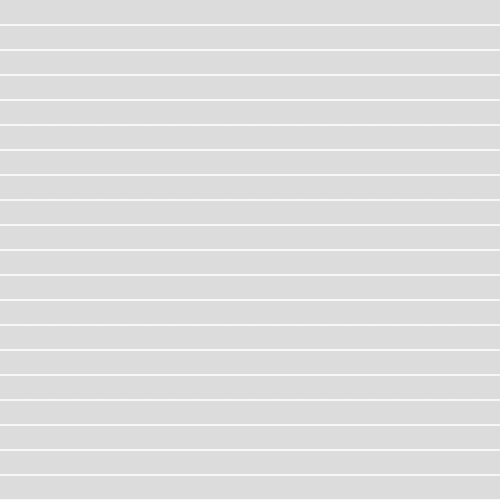
Frame 1 (no input)
Frame 60 (no input): identical to frame 1, image omitted
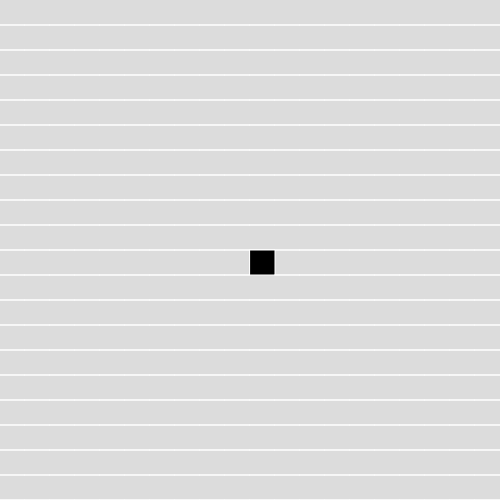
Frame 120 (the mouse pressed at the canvas centre since frame 60)

The p5.js sketch that drew these frames (run headless with seeded random() and noise() and a simulated clock; from frame 60 on, the mouse is pressed at the canvas centre):

// p5.js sketch
// ── sketch.js
var cells = [];
var cellSize = 25;
var nbCells = 0;
var activeCells = [];
var flowSpeed = 30;
var maxLiquid = 100;
var epsilon = 0.0001;
var totalAmount = 0;
var currentCursorCellId;


function mouseDragged(){
  mouseEvent();
}

function mousePressed(){
  mouseEvent();
}

function mouseEvent(){
  var x = floor(nbCells * (mouseX / width));
  var y = floor(nbCells * (mouseY / height));
  var cId = x + y * nbCells;

  if (cId != currentCursorCellId){
    currentCursorCellId = cId;
    if (mouseButton == LEFT){
      if(keyCode == CONTROL){
        addWater(cId);
      }else{
        addWall(cId);
      }
    }
  }

}

function setup() {
  createCanvas(500, 500);
  nbCells = floor(width / cellSize); // assume a square

  for(var i = 0; i < nbCells; i++){
    for(var j = 0; j < nbCells; j++){
        cells.push(new Cell(j, i, 0, false));
    }
  }

  //Set neighboors
  for(var i = 0; i < cells.length; i++){
      cells[i].neighboors = getNeighboors(i);
  }
}


  addWater = function(i, content){
    var c = cells[floor(i)];
    c.isWall = false;
    c.content = content || maxLiquid;
    activeCells.push(c);
  }

  addWall = function(i){
    var c = cells[i];
    c.isWall = !c.isWall;
    c.content = 0;
  }

//-------------------------------------------------------------
  getNeighboors = function(index){
    var top = index < nbCells;
    var bottom = index >= cells.length - nbCells;
    var left = index % nbCells  == 0;
    var right = (index + 1) % nbCells == 0;

    var indexes = new Array();

    if (!top && !left)    {indexes["NW"] = cells[index - nbCells - 1];}
    if (!top)             {indexes["N"]  = cells[index - nbCells];}
    if (!top && !right)   {indexes["NE"] = cells[index - nbCells + 1];}
    if (!left)            {indexes["W"]  = cells[index - 1];}
    if (!right)           {indexes["E"]  = cells[index + 1];}
    if (!bottom && !left) {indexes["SW"] = cells[index + nbCells - 1];}
    if (!bottom)          {indexes["S"]  = cells[index + nbCells];}
    if (!bottom && !right){indexes["SE"] = cells[index + nbCells + 1];}

    return indexes;
  }

function draw() {
  //clear();
  background(220);

  var intents = [];
  for(var i = 0; i < activeCells.length; i++){
    intents = intents.concat(activeCells[i].update());
  }

  var nact = [];
  for (var i = 0; i < intents.length; i++){
    var cint = intents[i];
    var am = min(cint.source.content, cint.amount);
    cint.source.content -= am;
    cint.destination.content += am;
    if (cint.source.isActive()){ nact.push(cint.source);}
    if (cint.destination.isActive()){ nact.push(cint.destination);}
  }
  nact = nact.filter(function(item, i, ar){return ar.indexOf(item) === i;});
  activeCells = nact;

  totalAmount = 0;
  for(var i = 0; i < cells.length; i++){
    totalAmount += cells[i].content;
    cells[i].draw();
  }
}

// ── cell.js
var minBlue;
var maxBlue;


function Cell(x, y, v, wall){
  this.position = createVector(x, y);
  this.content = v;
  this.isWall = wall;
  this.neighboors = undefined;

  maxBlue = color(0, 10, 80);
  minBlue = color(0, 10, 150);

  this.getFlow = function(direction, potential){
    var n = this.neighboors[direction];
    var canGo = n && !n.isWall && n.content < maxLiquid;
    if (direction != "S"){
      canGo = canGo && n.content < this.content;
    }

    if (!canGo){
      return 0;
    }

    return min(potential, maxLiquid - n.content);
  }

  this.update = function(){
    var intents = [];

    var potential = flowSpeed;

    var downPour = this.getFlow("S", potential);
    if (downPour > 0){
      if (this.neighboors["S"]) {intents.push(new Intent(this, this.neighboors["S"], downPour));}
    }else{
      var eastPour = this.getFlow("E", potential);
      var westPour = this.getFlow("W", potential);

      if (eastPour > 0 && westPour > 0){eastPour = ceil(potential / 2.0); westPour = ceil(potential / 2.0);}
      eastPour = max(0, eastPour); westPour = max(0, westPour);
      if (this.neighboors["E"]) {intents.push(new Intent(this, this.neighboors["E"], eastPour));}
      if (this.neighboors["W"]) {intents.push(new Intent(this, this.neighboors["W"], westPour));}
    }

    if (this.content > maxLiquid){
      var upPour = this.getFlow("N", min(flowSpeed, this.content - maxLiquid));
      upPour = max(0, upPour);
      if (this.neighboors["N"] && upPour > epsilon) {intents.push(new Intent(this, this.neighboors["N"], upPour));}
    }

    return intents;
  }

  this.isActive = function(){
    return this.content > 0;
  }

  this.draw = function(){
    var cellColor = color(0, 0, 0);
    if (!this.isWall){
      if (this.content > 0){
        cellColor = lerpColor(minBlue, maxBlue, this.content/100.0);
      }else{
        cellColor = color(255, 255, 255);
      }
    }

    var hei = this.content / maxLiquid;
    var off = 0.0;
    if (this.isWall || (this.neighboors["N"] && !this.neighboors["N"].isWall && this.neighboors["N"].content > 0)){
      hei = 1.0;
      off = 0.0;
    }else{
      off = 1.0 - hei;
    }

    fill(cellColor);
    stroke(255);
    rect(this.position.x * cellSize, this.position.y * cellSize + (cellSize * off), cellSize, cellSize * hei);

    /*fill(0);
    textSize(18);
    text(this.content, 0.3*cellSize+this.position.x * cellSize, 0.6*cellSize+this.position.y * cellSize);*/

  }
}

// ── intent.js
Intent = function(src, dst, amount){
  this.source = src;
  this.destination = dst;
  this.amount = amount;
}
